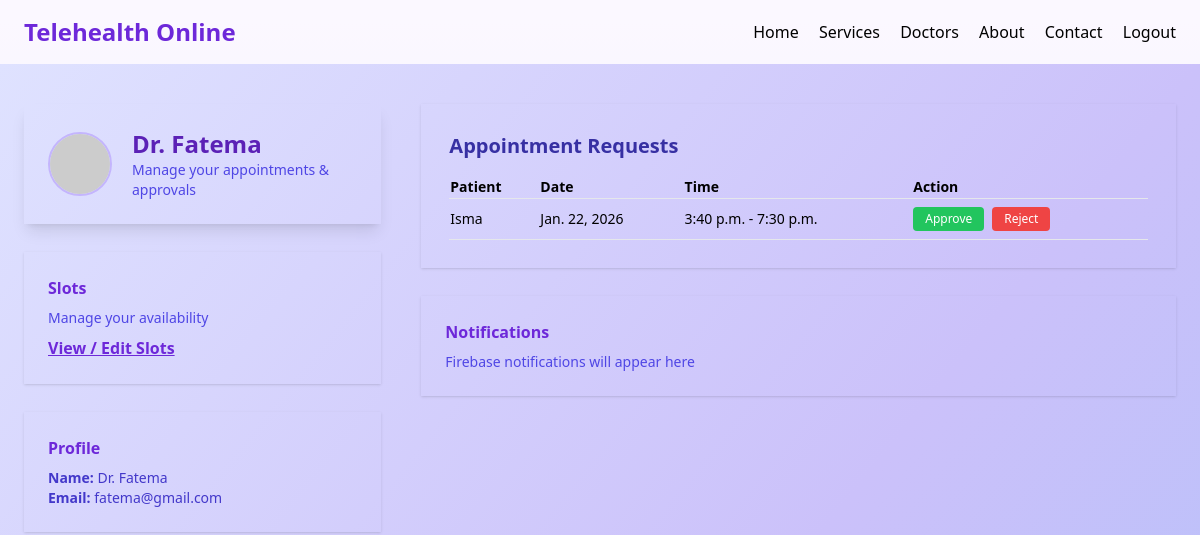
The app's page /appointments/doctor/dashboard/ (signed in) with its own data.
### accounts/models.py (models this page shows, shortened)
class User(AbstractUser):
    ROLE_CHOICES = (
        ('admin', 'Admin'),
        ('doctor', 'Doctor'),
        ('patient', 'Patient'),
    )
    role = models.CharField(
        max_length=10,
        choices=ROLE_CHOICES,
        default='patient'
    )
    is_approved = models.BooleanField(default=False)

### appointments/models.py (models this page shows, shortened)
class Appointment(models.Model):
    slot = models.OneToOneField(
        DoctorAvailableSlot,
        on_delete=models.CASCADE,
        related_name="appointment"
    )
    patient = models.ForeignKey(
        User,
        on_delete=models.CASCADE,
        related_name="appointments"
    )
    status = models.CharField(
        max_length=20,
        choices=[
            ("PENDING", "Pending"),
            ("APPROVED", "Approved"),
            ("REJECTED", "Rejected"),
        ],
        default="PENDING"
    )
    created_at = models.DateTimeField(auto_now_add=True)

class DoctorAvailableSlot(models.Model):
    doctor = models.ForeignKey(
        User,
        on_delete=models.CASCADE,
        related_name="slots"
    )
    date = models.DateField()
    start_time = models.TimeField()
    end_time = models.TimeField()
    is_booked = models.BooleanField(default=False)

### appointments/views.py (the view)
# urls.py: path("doctor/dashboard/", views.doctor_dashboard, name="doctor_dashboard"),
@login_required
def doctor_dashboard(request):
    appointments = Appointment.objects.filter(
        slot__doctor=request.user,
        status="PENDING"
    ).select_related("patient", "slot")
    return render(request, "dashboards/doctor.html", {
        "appointments": appointments
    })

### templates/dashboards/doctor.html (shortened to what this page needs)
{% extends "base.html" %}
{% block content %}
<div class="bg-gradient-to-br from-[#dfe2ff] via-[#cbc1fa] to-[#a7c0f9] min-h-screen py-10">
  <div class="max-w-7xl mx-auto px-6 grid grid-cols-1 lg:grid-cols-3 gap-10">
    <div class="flex flex-col gap-7">
      <div class="glass p-6 shadow-lg flex items-center gap-5">
        <img
          src="https://randomuser.me/api/portraits/women/45.jpg"
          class="w-16 h-16 rounded-full border-2 border-violet-300"
        />
        <div>
          <h2 class="font-bold text-violet-800 text-2xl">
            Dr. {{ request.user.username }}
          </h2>
          <p class="text-indigo-600 text-sm">
            Manage your appointments & approvals
          </p>
        </div>
      </div>
      <div class="glass p-6 shadow">
        <h3 class="font-bold text-violet-700 mb-2">Slots</h3>
        <p class="text-indigo-600 text-sm mb-2">Manage your availability</p>
        <a
          href="{% url 'doctor_slots' %}"
          class="text-violet-700 font-semibold underline hover:text-pink-600"
        >
          View / Edit Slots
        </a>
      </div>
      <div class="glass p-6 shadow">
        <h3 class="font-bold text-violet-700 mb-2">Profile</h3>
        <p class="text-indigo-700 text-sm">
          <strong>Name:</strong> Dr. {{ request.user.username }} <br />
          <strong>Email:</strong> {{ request.user.email }}
        </p>
      </div>
    </div>
    <div class="col-span-2 flex flex-col gap-7">
      <div class="glass p-7 shadow">
        <h2 class="text-xl font-bold text-indigo-800 mb-4">
          Appointment Requests
        </h2>
        {% if appointments %}
        <table class="w-full text-sm">
          <tr class="border-b font-semibold text-left">
            <th>Patient</th>
            <th>Date</th>
            <th>Time</th>
            <th>Action</th>
          </tr>
          {% for a in appointments %}
          <tr class="border-b">
            <td>{{ a.patient.username }}</td>
            <td>{{ a.slot.date }}</td>
            <td>{{ a.slot.start_time }} - {{ a.slot.end_time }}</td>
            <td class="flex gap-2 py-2">
              <a
                href="{% url 'approve_appointment' a.id %}"
                class="px-3 py-1 bg-green-500 text-white rounded text-xs"
              >
                Approve
              </a>
              <a
                href="{% url 'reject_appointment' a.id %}"
                class="px-3 py-1 bg-red-500 text-white rounded text-xs"
              >
                Reject
              </a>
            </td>
          </tr>
          {% endfor %}
        </table>
        {% else %}
        <p class="text-indigo-600 text-sm">No appointment requests yet.</p>
        {% endif %}
      </div>
      <div class="glass p-6 shadow">
        <h3 class="font-bold text-violet-700 mb-2">Notifications</h3>
        <p class="text-indigo-600 text-sm">
          Firebase notifications will appear here
        </p>
      </div>
    </div>
  </div>
</div>
{% endblock %}

### records on screen
User: user.username "Fatema", user.email "fatema@gmail.com"
Appointment: patient.username "Isma", slot "Jan. 22, 2026", slot.start_time "3:40 p.m.", slot.end_time "7:30 p.m."
